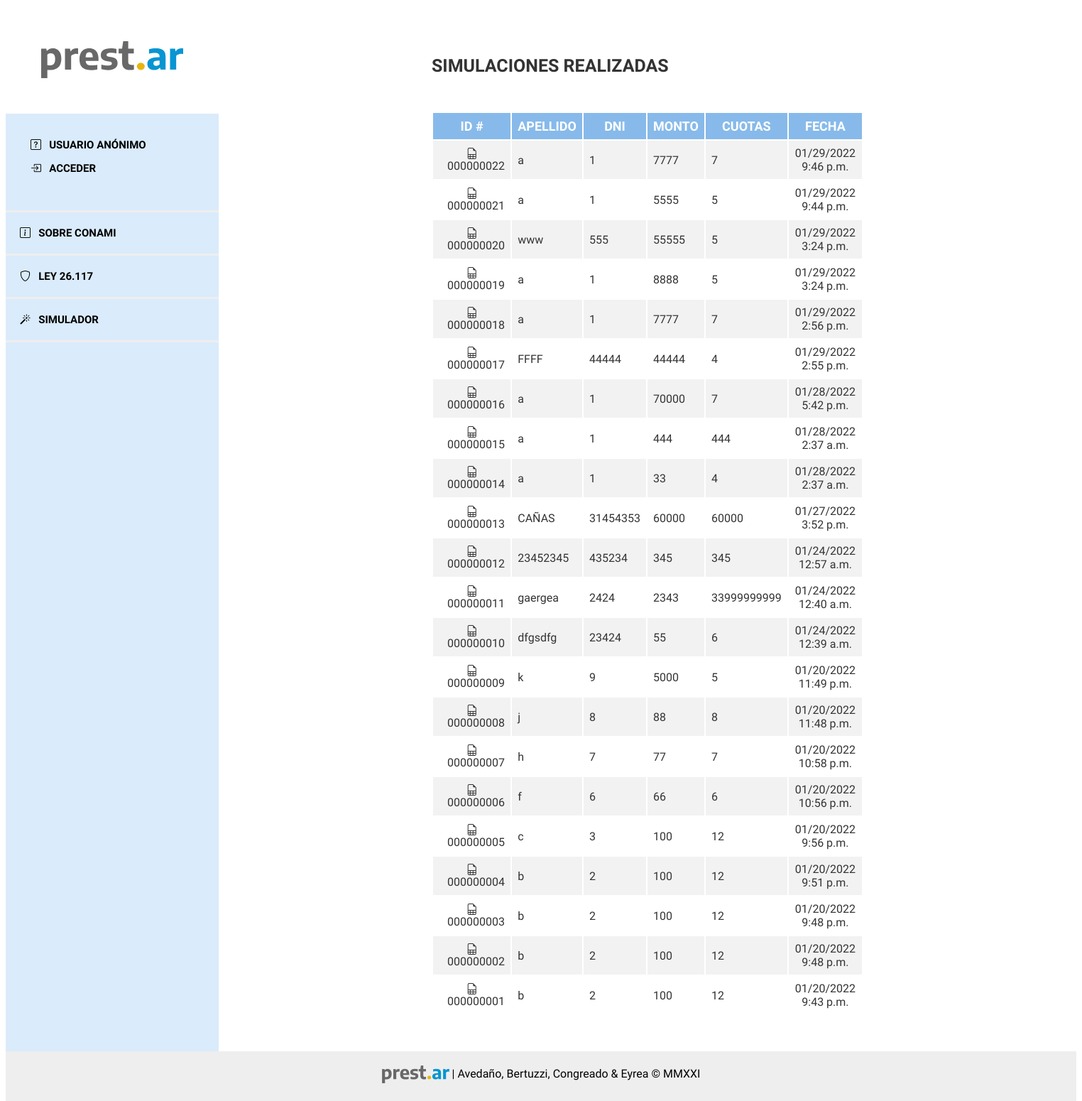
Page /simulador/list/ on the earlier database version.
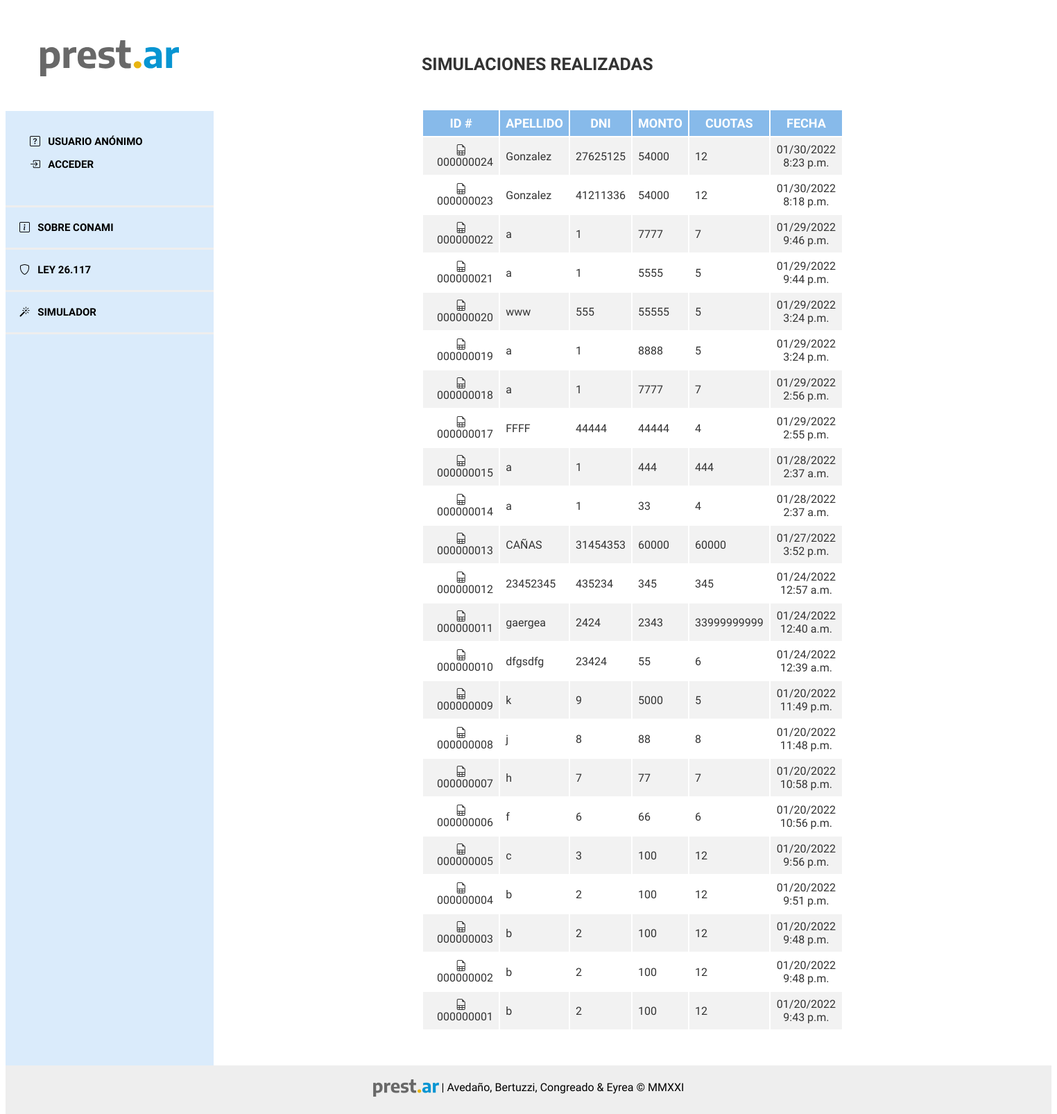
Same page on the later database version.
### prestamos/models.py (models this page shows, shortened)
class Simulacion(models.Model):
    smvm = models.ForeignKey(
        SMVM, on_delete=models.CASCADE, null=True, default=1)
    author = models.ForeignKey(
        settings.AUTH_USER_MODEL, on_delete=models.CASCADE, null=True)  # Acá tiene que quedar el null=True porque se tiene que poder hacer simulaciones sin registrarse
    nombre = models.CharField(max_length=200)
    apellido = models.CharField(max_length=200)
    dni = models.IntegerField(validators=[
                              MaxValueValidator(99999999)])
    importe_solicitado = models.PositiveIntegerField()
    created_date = models.DateTimeField(
        default=timezone.now)
    tasa_anual = models.ForeignKey(
        TasaInteres, on_delete=models.CASCADE, null=True, default=1)
    cant_cuotas = models.SmallIntegerField()
    telefono = models.CharField(max_length=200)
    email = models.CharField(max_length=200)
    cuota_final = models.DecimalField(
        decimal_places=2, max_digits=9, null=True)
    def calculo_cuota(self):
        interes = int(self.tasa_anual.tasa)/100
        calculo_cuota = round(self.importe_solicitado*(interes/12) /
                              (1-(1+(interes/12))**(-self.cant_cuotas)), 2)
        return round(calculo_cuota, 2)

### prestamos/views.py (the view)
# urls.py: path('simulador/list/', views.simulaciones_list, name='simulaciones_list'),
def simulaciones_list(request):
    simulaciones = SimulacionFilter(
        request.GET, queryset=Simulacion.objects.order_by('-created_date'))
    return render(request, 'simulador/simulaciones_list.html', {'filter': simulaciones})

### prestamos/models.py (called while the page is built)
    def __str__(self):
        return '{}'.format(self.tasa)

### prestamos/templates/simulador/simulaciones_list.html (shortened to what this page needs)
{% extends 'base.html' %}
{% block content %}
<header>
	<span>SIMULACIONES REALIZADAS</span>
</header>
<main>
	<table id="myTable" class="display">
		<thead>
		<tr class="titulo mayus">
		<th onclick="sortTable(0)">ID #</th>
		<th onclick="sortTable(1)">APELLIDO</th>
		<th onclick="sortTable(2)">DNI</th>
		<th onclick="sortTable(3)">MONTO</th>
		<th onclick="sortTable(4)">CUOTAS</th>
		<th onclick="sortTable(5)">FECHA</th>
		</tr>
		</thead>
		{% for simulacion in filter.qs %}
		<tbody>
		<tr >
		<td style="text-align: center;"><a href="{% url 'simulacion_detail' pk=simulacion.pk %}"><i class="bi bi-file-earmark-spreadsheet"></i>&nbsp;&nbsp;&nbsp;{{ simulacion.id|stringformat:"09d" }}</a></td>
		<td>{{ simulacion.apellido }}</td>
		<td>{{ simulacion.dni }}</td>
		<td>{{ simulacion.importe_solicitado }}</td>
		<td>{{ simulacion.cant_cuotas }}</td>
		<td style="text-align: center;">{{ simulacion.created_date|date:"SHORT_DATETIME_FORMAT" }}</td>
		</tr>
		</tbody>
		{% empty %}
			<div class="grid-item texto">NO HAY RESULTADOS PARA LA BÚSQUEDA</div>
	  {% endfor %}
	  </table>
</main>
{% endblock %}

### templates/base.html (shortened to what this page needs)
{% load static %}
<html>
  <head>
    <link rel="stylesheet" href="https://cdn.jsdelivr.net/npm/bootstrap-icons@1.7.2/font/bootstrap-icons.css">
    <link rel="stylesheet" href="{% static 'css/prestamos.css' %}">
    <link rel="stylesheet" href="{% static 'css/style.css' %}">
  </head>
<body>
  <nav class="navigation">
    <ul class="menu mainmenu">
        <div class="menuheader"><img style="width: 200px" src="/static/img/prestar_negro.svg" alt="Prest.Ar"></div>
        <div class="menu menufooter">
          {% if user.is_staff %}
          <p class="mayus"><i class="bi bi-key"></i>&nbsp;&nbsp;&nbsp;{{ user.nombre }}</p>
          <p><a href="{% url 'logout' %}"><i class="bi bi-box-arrow-right"></i>&nbsp;&nbsp;&nbsp;CERRAR SESIÓN</span></a></p>
          {% elif user.is_authenticated %}
          <p class="mayus"><i class="bi bi-person"></i>&nbsp;&nbsp;&nbsp;{{ user.nombre }}</p>
          <p><a href="{% url 'logout' %}"><i class="bi bi-box-arrow-right"></i>&nbsp;&nbsp;&nbsp;CERRAR SESIÓN</span></a></p>
          {% else %}
          <div><i class="bi bi-question-square"></i>&nbsp;&nbsp;&nbsp;USUARIO ANÓNIMO</div>
          <p><a href="{% url 'login' %}"><i class="bi bi-box-arrow-in-right"></i>&nbsp;&nbsp;&nbsp;ACCEDER</a></p>
          {% endif %}
        </div>
        <li><a href="{% url 'sobre_conami' %}"><div class="botones button1"><i class="bi bi-info-square"></i>&nbsp;&nbsp;&nbsp;SOBRE CONAMI</div></a></li>
        <li><a target="_blank" href="http://servicios.infoleg.gob.ar/infolegInternet/anexos/115000-119999/118062/norma.htm"><div class="botones button4"><i class="bi bi-shield"></i></i>&nbsp;&nbsp;&nbsp;LEY 26.117</div></a></li>
        <li><a href="{% url 'sim_index' %}"><div class="botones button2"><i class="bi bi-magic"></i>&nbsp;&nbsp;&nbsp;SIMULADOR</div></a>
        </li>
    </ul>
  </nav>
  {% block content %}
  {% endblock %}
  <footer>
    <div style="padding-top:20px"><img style="vertical-align:middle" src="/static/img/prestar_negro_CHICO.png" alt="Prest.Ar"> | Avedaño, Bertuzzi, Congreado & Eyrea © MMXXI</div>
  </footer>
  </body>
</html>

### static/css/prestamos.css (style rules this page uses)
html { height: 100%; }
body { min-height: 100%; font-family: "Nunito Sans", sans-serif; display: grid; grid-template: "menu header" "menu main" "menu main" "footer footer" / 300px 1fr; }
a { color: inherit; text-decoration: none; }
.menu { display: grid; grid-template-areas: "header" "button1" "button2" "button3" "button4" "button5" "button6"; font-family: "Nunito Sans", sans-serif; font-weight: bold; }
.menuheader { grid-area: header; padding: 70px; text-align: center; font-size: 20px; background-color: #ffffff; }
.botones { text-align: center; padding: 20px; font-size: 15px; }
.button1 { grid-area: button1; border-bottom: solid #eeeeee; }
.button2 { grid-area: button2; border-bottom: solid #eeeeee; }
.button4 { grid-area: button4; border-bottom: solid #eeeeee; }
nav { grid-area: menu; background-color: #daebfb; }
header { grid-area: header; font-size: 40px; padding: 70px; text-align: center; }
footer { grid-area: footer; text-align: center; background-color: #eeeeee; height: 20px; }
main { grid-area: main; padding-bottom: 150px; padding-left: 100px; padding-right: 300px; }
.titulo { text-align: center; font-size: 20px; font-weight: bold; color: white; background-color: #87baea; grid-column-start: 1; grid-column-end: 3; }

### static/css/style.css (style rules this page uses)
html { height: 100%; }
body { min-height: 100%; font-family: "Nunito Sans", sans-serif !important; display: grid; grid-template: "menu header" "menu main" "menu main" "footer footer" / 300px 1fr; }
a { color: inherit; text-decoration: none; }
.menu { display: grid; grid-template-areas: "header" "button1" "button2" "button3" "button4" "button5" "button6"; font-family: "Nunito Sans", sans-serif; font-weight: bold; text-decoration: none; list-style: none; }
.menuheader { grid-area: header; padding: 50px 25px 50px 25px; text-align: center; font-size: 20px; background-color: #ffffff; }
.menufooter { padding: 35px 35px 35px 35px; text-align: left; font-size: 15px; }
.botones { text-align: left; padding: 20px; font-size: 15px; }
.button1 { grid-area: button1; border-top: solid #eeeeee; border-bottom: solid #eeeeee; }
.button2 { grid-area: button2; border-bottom: solid #eeeeee; }
.button4 { grid-area: button4; border-bottom: solid #eeeeee; }
nav { grid-area: menu; background-color: #daebfb; min-height: 900px; }
header { grid-area: header; font-size: 25px; padding: 70px 70px 50px 300px; text-align: left; font-weight: 900; color: #333; }
footer { grid-area: footer; text-align: center; background-color: #eeeeee; height: 70px; bottom: 0px; }
main { grid-area: main; padding-bottom: 50px; padding-left: 300px; padding-right: 300px; }
.titulo { text-align: center; font-size: 18px; font-weight: bold; color: white; background-color: #87baea; grid-column-start: 1; grid-column-end: 3; }
.mayus { text-transform: uppercase; }
html, body { font-family: Arial, Helvetica, sans-serif; }
.navigation { width: 300px; }
.mainmenu, .submenu { padding: 0; margin: 0; }
table { width: 100%; color: #333; }
th { padding: 8px; }
td { text-align: left; padding: 8px; font-weight: lighter; }
tbody:nth-child(even) { background-color: #f2f2f2; }

Differences in the rows shown:
removed Simulacion: id "000000016", apellido "a", dni "1", importe_solicitado "70000", cant_cuotas "7", created_date "01/28/2022 5:42 p.m."
added Simulacion: id "000000024", apellido "Gonzalez", dni "27625125", importe_solicitado "54000", cant_cuotas "12", created_date "01/30/2022 8:23 p.m."
added Simulacion: id "000000023", apellido "Gonzalez", dni "41211336", importe_solicitado "54000", cant_cuotas "12", created_date "01/30/2022 8:18 p.m."
